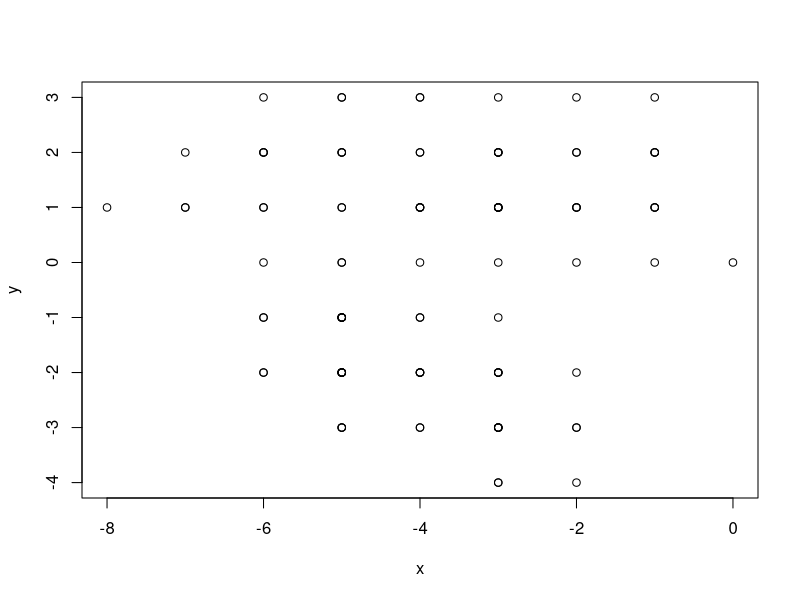

R code for this plot:
#random walk in 2 dim.
# 100 steps?
# x=[0],y=[0] initial condition
x<-c(0)
y<-c(0)
for(i in c(1:100)){
  #random number in 0 to 1 , random uniform
  d<-runif(1)
  #rounding od numbers, s is 0 or 1
  s<-round(runif(1))
  #four cases in equal probability
  if(d<=0.5){
    x<- c(x, x[i]+(-1)^s)
    y<- c(y, y[i])
  }

  else{
    x<-c(x, x[i])
    y<-c(y, y[i]+(-1)^s)
  }
}
str(x)
str(y)
plot(x,y)

